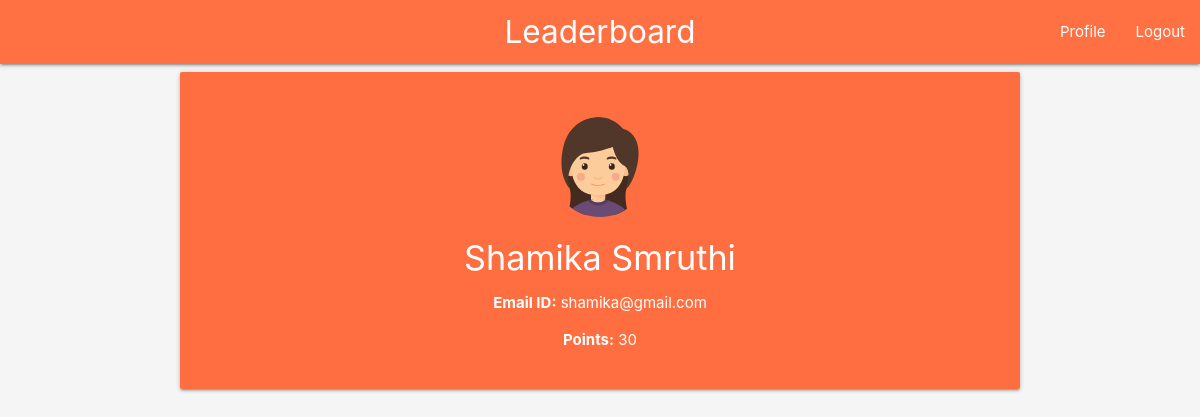
Screenshot of /profile/ (signed in) with the database file from the repository.
### board/models.py (models this page shows)
class UserProfile(models.Model):
    firstName=models.CharField(max_length=20)
    lastName=models.CharField(max_length=20)
    email=models.OneToOneField(User)
    sex=models.CharField(max_length=10)
    points=models.IntegerField()

class User(models.Model):
    email=models.EmailField(primary_key=True)
    password=models.CharField(max_length=20)

### board/views.py (the view)
# urls.py: url(r'^profile/',profile),
def profile(request):
    if request.session.has_key('email'):
        email=request.session['email']
        UPObj=UserProfile.objects.get(email__email=email)
        return render(request,"profile.html",{"UPObj":UPObj})
    else:
        return render(request,"home.html",{})

### templates/profile.html (shortened to what this page needs)
{%load static%}
<html>
    <head>
        <link rel="stylesheet" href="https://cdnjs.cloudflare.com/ajax/libs/materialize/1.0.0/css/materialize.min.css">
        <link rel="stylesheet" href="{%static 'leader.css'%}">
    </head>
    <body class="grey lighten-4">
            <nav>
                <div class="nav-wrapper deep-orange lighten-1">
                <a href="/rankBoard" class="brand-logo center">Leaderboard</a>
                <ul id="nav-mobile" class="right">
                    <li><a href="/profile">Profile</a></li>
                    <li><a href="/logOut">Logout</a></li>
                </ul>
            </div>
        </nav>
        <div class="container">
            <div class="card deep-orange accent-2 white-text">
                <div class="center-align"><br><br>
                {%if UPObj.sex == "male"%}
                <img src="{% static 'avatar1.svg' %}" alt="My image" class="profile circle responsive-img">
                {%else%}
                <img src="{% static 'girl1.svg' %}" alt="My image" class="profile circle responsive-img">
                {%endif%}
                </div>
                <h4 class="center-align">{{UPObj.firstName}} {{UPObj.lastName}}</h4>
                <div class="center-align">
                <p><b>Email ID:</b> {{UPObj.email.email}}</p>
                <p><b>Points:</b> {{UPObj.points}}</p>
                <br>
                </div>
            </div>
        </div>
    </body>
    </html>

### static/leader.css (style rules this page uses)
img.profile { height:100px; }

### rows the page displays
UserProfile: firstName "Shamika", lastName "Smruthi", email.email "shamika@gmail.com", points "30"
